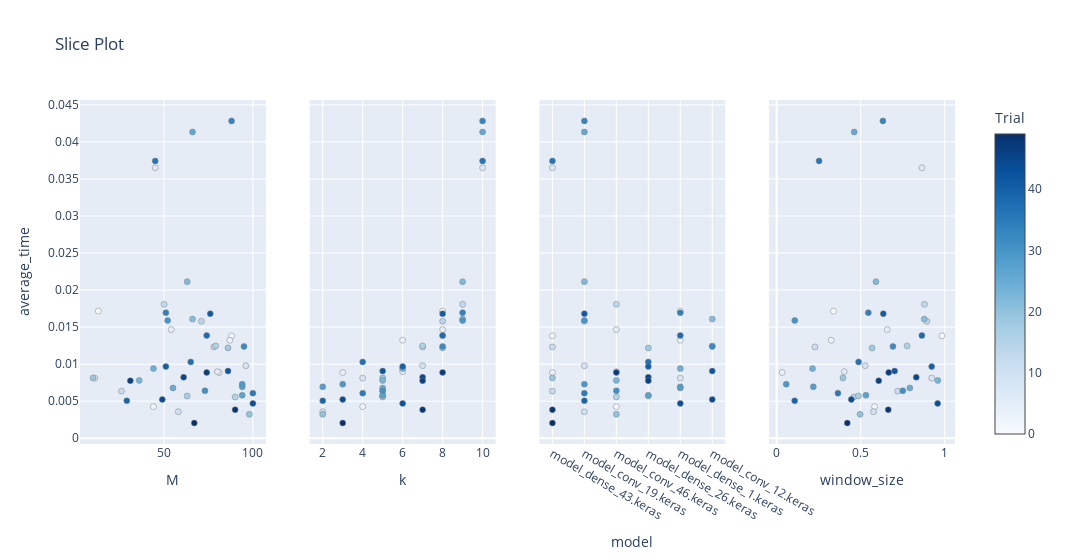

The notebook cell saved with this chart:
### Code cell
plot_slice(hypercube_study, target = lambda t: t.values[1], target_name = 'average_time')

### Figure 1 — Plotly figure (JSON) as saved in the notebook; plotly's stock layout.template omitted (floating-point values rounded to 4 significant figures)
{"data": [{"marker": {"color": [0, 1, 2, 3, 4, 5, 6, 7, 8, 9, 10, 11, 12, 13, 14, 15, 16, 17, 18, 19, 20, 21, 22, 23, 24, 25, 26, 27, 28, 29, 30, 31, 32, 33, 34, 35, 36, 37, 38, 39, 40, 41, 42, 43, 44, 45, 46, 47, 48, 49], "colorbar": {"title": {"text": "Trial"}, "x": 1, "xpad": 40}, "colorscale": [[0, "rgb(247,251,255)"], [0.125, "rgb(222,235,247)"], [0.25, "rgb(198,219,239)"], [0.375, "rgb(158,202,225)"], [0.5, "rgb(107,174,214)"], [0.625, "rgb(66,146,198)"], [0.75, "rgb(33,113,181)"], [0.875, "rgb(8,81,156)"], [1, "rgb(8,48,107)"]], "line": {"color": "Grey", "width": 0.5}, "showscale": true}, "mode": "markers", "name": "Feasible Trial", "showlegend": false, "type": "scatter", "x": [13, 88, 44, 87, 81, 54, 80, 45, 11, 96, 58, 78, 26, 50, 71, 90, 79, 63, 86, 10, 98, 66, 63, 36, 44, 55, 66, 94, 94, 94, 52, 73, 95, 88, 51, 100, 45, 65, 74, 29, 51, 76, 86, 100, 49, 61, 31, 74, 90, 67], "xaxis": "x", "y": [0.01716, 0.01383, 0.004269, 0.01322, 0.008877, 0.01467, 0.008987, 0.0365, 0.00812, 0.009793, 0.003587, 0.01232, 0.006362, 0.01808, 0.01579, 0.005573, 0.01246, 0.005707, 0.01219, 0.008136, 0.003234, 0.01608, 0.02114, 0.00781, 0.009401, 0.006781, 0.04133, 0.005807, 0.006942, 0.007301, 0.01589, 0.006413, 0.0124, 0.04283, 0.01695, 0.006091, 0.03743, 0.0103, 0.01387, 0.005055, 0.009671, 0.01681, 0.009067, 0.004707, 0.00524, 0.00823, 0.007762, 0.008881, 0.003853, 0.002053], "yaxis": "y"}, {"marker": {"color": [0, 1, 2, 3, 4, 5, 6, 7, 8, 9, 10, 11, 12, 13, 14, 15, 16, 17, 18, 19, 20, 21, 22, 23, 24, 25, 26, 27, 28, 29, 30, 31, 32, 33, 34, 35, 36, 37, 38, 39, 40, 41, 42, 43, 44, 45, 46, 47, 48, 49], "colorbar": {"title": {"text": "Trial"}, "x": 1, "xpad": 40}, "colorscale": [[0, "rgb(247,251,255)"], [0.125, "rgb(222,235,247)"], [0.25, "rgb(198,219,239)"], [0.375, "rgb(158,202,225)"], [0.5, "rgb(107,174,214)"], [0.625, "rgb(66,146,198)"], [0.75, "rgb(33,113,181)"], [0.875, "rgb(8,81,156)"], [1, "rgb(8,48,107)"]], "line": {"color": "Grey", "width": 0.5}, "showscale": false}, "mode": "markers", "name": "Feasible Trial", "showlegend": false, "type": "scatter", "x": [8, 8, 4, 6, 3, 8, 6, 10, 4, 7, 2, 7, 5, 9, 8, 5, 7, 5, 8, 5, 2, 9, 9, 5, 6, 5, 10, 5, 2, 3, 9, 5, 8, 10, 9, 4, 10, 4, 8, 2, 6, 8, 5, 6, 3, 7, 7, 8, 7, 3], "xaxis": "x2", "y": [0.01716, 0.01383, 0.004269, 0.01322, 0.008877, 0.01467, 0.008987, 0.0365, 0.00812, 0.009793, 0.003587, 0.01232, 0.006362, 0.01808, 0.01579, 0.005573, 0.01246, 0.005707, 0.01219, 0.008136, 0.003234, 0.01608, 0.02114, 0.00781, 0.009401, 0.006781, 0.04133, 0.005807, 0.006942, 0.007301, 0.01589, 0.006413, 0.0124, 0.04283, 0.01695, 0.006091, 0.03743, 0.0103, 0.01387, 0.005055, 0.009671, 0.01681, 0.009067, 0.004707, 0.00524, 0.00823, 0.007762, 0.008881, 0.003853, 0.002053], "yaxis": "y2"}, {"marker": {"color": [0, 1, 2, 3, 4, 5, 6, 7, 8, 9, 10, 11, 12, 13, 14, 15, 16, 17, 18, 19, 20, 21, 22, 23, 24, 25, 26, 27, 28, 29, 30, 31, 32, 33, 34, 35, 36, 37, 38, 39, 40, 41, 42, 43, 44, 45, 46, 47, 48, 49], "colorbar": {"title": {"text": "Trial"}, "x": 1, "xpad": 40}, "colorscale": [[0, "rgb(247,251,255)"], [0.125, "rgb(222,235,247)"], [0.25, "rgb(198,219,239)"], [0.375, "rgb(158,202,225)"], [0.5, "rgb(107,174,214)"], [0.625, "rgb(66,146,198)"], [0.75, "rgb(33,113,181)"], [0.875, "rgb(8,81,156)"], [1, "rgb(8,48,107)"]], "line": {"color": "Grey", "width": 0.5}, "showscale": false}, "mode": "markers", "name": "Feasible Trial", "showlegend": false, "type": "scatter", "x": ["model_dense_1.keras", "model_dense_43.keras", "model_conv_46.keras", "model_dense_1.keras", "model_dense_43.keras", "model_conv_46.keras", "model_conv_46.keras", "model_dense_43.keras", "model_dense_1.keras", "model_conv_19.keras", "model_conv_19.keras", "model_dense_43.keras", "model_dense_43.keras", "model_conv_46.keras", "model_conv_19.keras", "model_conv_46.keras", "model_conv_12.keras", "model_dense_26.keras", "model_dense_26.keras", "model_dense_43.keras", "model_conv_46.keras", "model_conv_12.keras", "model_conv_19.keras", "model_conv_46.keras", "model_dense_1.keras", "model_dense_1.keras", "model_conv_19.keras", "model_dense_26.keras", "model_dense_1.keras", "model_conv_19.keras", "model_conv_19.keras", "model_conv_46.keras", "model_conv_12.keras", "model_conv_19.keras", "model_dense_1.keras", "model_conv_19.keras", "model_dense_43.keras", "model_dense_26.keras", "model_dense_1.keras", "model_conv_19.keras", "model_dense_26.keras", "model_conv_19.keras", "model_conv_12.keras", "model_dense_1.keras", "model_conv_12.keras", "model_dense_26.keras", "model_dense_26.keras", "model_conv_46.keras", "model_dense_43.keras", "model_dense_43.keras"], "xaxis": "x3", "y": [0.01716, 0.01383, 0.004269, 0.01322, 0.008877, 0.01467, 0.008987, 0.0365, 0.00812, 0.009793, 0.003587, 0.01232, 0.006362, 0.01808, 0.01579, 0.005573, 0.01246, 0.005707, 0.01219, 0.008136, 0.003234, 0.01608, 0.02114, 0.00781, 0.009401, 0.006781, 0.04133, 0.005807, 0.006942, 0.007301, 0.01589, 0.006413, 0.0124, 0.04283, 0.01695, 0.006091, 0.03743, 0.0103, 0.01387, 0.005055, 0.009671, 0.01681, 0.009067, 0.004707, 0.00524, 0.00823, 0.007762, 0.008881, 0.003853, 0.002053], "yaxis": "y3"}, {"marker": {"color": [0, 1, 2, 3, 4, 5, 6, 7, 8, 9, 10, 11, 12, 13, 14, 15, 16, 17, 18, 19, 20, 21, 22, 23, 24, 25, 26, 27, 28, 29, 30, 31, 32, 33, 34, 35, 36, 37, 38, 39, 40, 41, 42, 43, 44, 45, 46, 47, 48, 49], "colorbar": {"title": {"text": "Trial"}, "x": 1, "xpad": 40}, "colorscale": [[0, "rgb(247,251,255)"], [0.125, "rgb(222,235,247)"], [0.25, "rgb(198,219,239)"], [0.375, "rgb(158,202,225)"], [0.5, "rgb(107,174,214)"], [0.625, "rgb(66,146,198)"], [0.75, "rgb(33,113,181)"], [0.875, "rgb(8,81,156)"], [1, "rgb(8,48,107)"]], "line": {"color": "Grey", "width": 0.5}, "showscale": false}, "mode": "markers", "name": "Feasible Trial", "showlegend": false, "type": "scatter", "x": [0.338, 0.9834, 0.5824, 0.3246, 0.03217, 0.6579, 0.4019, 0.8639, 0.9225, 0.5267, 0.5762, 0.2277, 0.72, 0.8797, 0.8932, 0.4589, 0.776, 0.4864, 0.5676, 0.3942, 0.4966, 0.878, 0.5906, 0.9586, 0.2135, 0.7923, 0.4612, 0.5309, 0.2179, 0.05675, 0.1074, 0.7504, 0.6917, 0.632, 0.5452, 0.3645, 0.2523, 0.4874, 0.864, 0.107, 0.9224, 0.6344, 0.7019, 0.9578, 0.444, 0.8306, 0.6071, 0.6666, 0.6639, 0.4201], "xaxis": "x4", "y": [0.01716, 0.01383, 0.004269, 0.01322, 0.008877, 0.01467, 0.008987, 0.0365, 0.00812, 0.009793, 0.003587, 0.01232, 0.006362, 0.01808, 0.01579, 0.005573, 0.01246, 0.005707, 0.01219, 0.008136, 0.003234, 0.01608, 0.02114, 0.00781, 0.009401, 0.006781, 0.04133, 0.005807, 0.006942, 0.007301, 0.01589, 0.006413, 0.0124, 0.04283, 0.01695, 0.006091, 0.03743, 0.0103, 0.01387, 0.005055, 0.009671, 0.01681, 0.009067, 0.004707, 0.00524, 0.00823, 0.007762, 0.008881, 0.003853, 0.002053], "yaxis": "y4"}], "layout": {"title": {"text": "Slice Plot"}, "width": 1200, "xaxis": {"anchor": "y", "domain": [0, 0.2125], "title": {"text": "M"}}, "xaxis2": {"anchor": "y2", "domain": [0.2625, 0.475], "title": {"text": "k"}}, "xaxis3": {"anchor": "y3", "categoryarray": ["model_dense_43.keras", "model_conv_19.keras", "model_conv_46.keras", "model_dense_26.keras", "model_dense_1.keras", "model_conv_12.keras"], "categoryorder": "array", "domain": [0.525, 0.7375], "title": {"text": "model"}, "type": "category"}, "xaxis4": {"anchor": "y4", "domain": [0.7875, 1], "title": {"text": "window_size"}}, "yaxis": {"anchor": "x", "domain": [0, 1], "title": {"text": "average_time"}}, "yaxis2": {"anchor": "x2", "domain": [0, 1], "matches": "y", "showticklabels": false}, "yaxis3": {"anchor": "x3", "domain": [0, 1], "matches": "y", "showticklabels": false}, "yaxis4": {"anchor": "x4", "domain": [0, 1], "matches": "y", "showticklabels": false}}}
